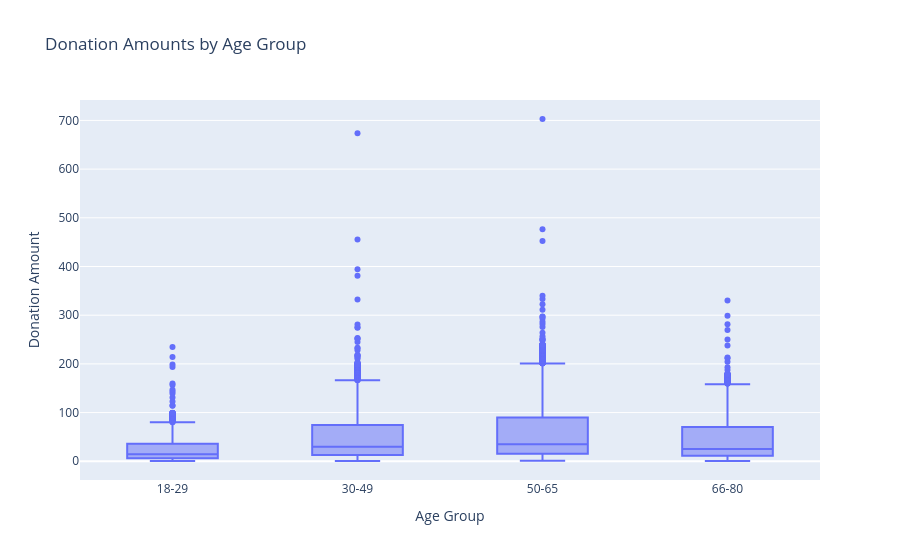

The notebook cell saved with this chart:
### Markdown cell above
* The first thing I am going to do is create a boxplot in Plotly that shows the distribution of donation amounts per age group.

### Code cell
# Create a boxplot in Plotly to visualise donation amounts given by age group

fig = px.box(df_cleaned, x="age_group", y="donation_amount",
             category_orders={"age_group": ["18-29", "30-49", "50-65", "66-80"]},
             title="Donation Amounts by Age Group",
             labels={"age_group": "Age Group", "donation_amount": "Donation Amount"})
fig.show()

### Figure 1 — Plotly figure (JSON) as saved in the notebook; plotly's stock layout.template omitted (floating-point values rounded to 4 significant figures; data arrays with more than 128 entries replaced by an {"elided": "..."} marker saying what was removed)
{"data": [{"alignmentgroup": "True", "hovertemplate": "Age Group=%{x}<br>Donation Amount=%{y}<extra></extra>", "legendgroup": "", "marker": {"color": "#636efa"}, "name": "", "notched": false, "offsetgroup": "", "orientation": "v", "showlegend": false, "type": "box", "x": {"elided": "10000 str values"}, "x0": " ", "xaxis": "x", "y": {"elided": "10000 float values"}, "y0": " ", "yaxis": "y"}], "layout": {"boxmode": "group", "legend": {"tracegroupgap": 0}, "title": {"text": "Donation Amounts by Age Group"}, "xaxis": {"anchor": "y", "categoryarray": ["18-29", "30-49", "50-65", "66-80"], "categoryorder": "array", "domain": [0, 1], "title": {"text": "Age Group"}}, "yaxis": {"anchor": "x", "domain": [0, 1], "title": {"text": "Donation Amount"}}}}
